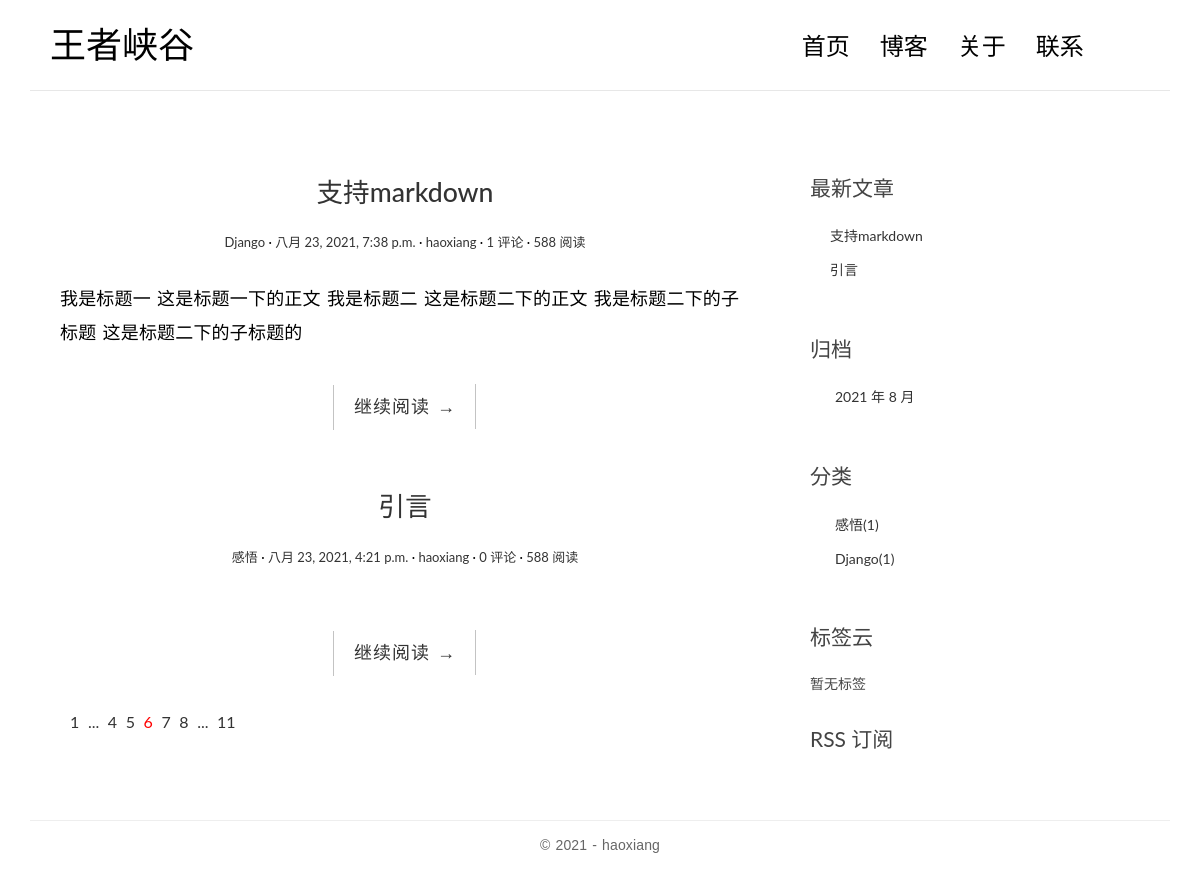
Screenshot of /blog/ with the database file from the repository.
### blog/models.py (models this page shows, shortened)
class Post(models.Model):
    title = models.CharField('标题', max_length=100)
    body = models.TextField('正文')
    created_time = models.DateTimeField('创建时间', default=timezone.now)
    modified_time = models.DateTimeField('修改时间')
    excerpt = models.CharField('摘要', max_length=200, blank=True)
    category = models.ForeignKey(Category, verbose_name='分类', on_delete=models.CASCADE)
    tags = models.ManyToManyField(Tag, verbose_name='标签', blank=True)
    author = models.ForeignKey(User, verbose_name='作者', on_delete=models.CASCADE)
    class Meta:
        verbose_name = '文章'
        verbose_name_plural = verbose_name
        ordering = ['-created_time']
    def get_absolute_url(self):
        return reverse('blog:detail', kwargs={'pk': self.pk})

class Category(models.Model):
    name = models.CharField('分类名', max_length=100)
    class Meta:
        verbose_name = '分类'
        verbose_name_plural = verbose_name

### blog/views.py (the view)
# urls.py: path('', views.index, name='index'),
def index(request):
    post_list = Post.objects.all()
    return render(request, 'blog/index.html', context={
        'post_list': post_list
    })

### blog/templatetags/blog_extras.py (called while the page is built)
@register.inclusion_tag('blog/inclusions/_recent_posts.html', takes_context=True)
def show_recent_posts(context, num=5):
    return {
        'recent_post_list': Post.objects.all()[:num]
    }

@register.inclusion_tag('blog/inclusions/_archives.html', takes_context=True)
def show_archives(context):
    return {
        'date_list': Post.objects.dates('created_time', 'month', order='DESC')
    }

@register.inclusion_tag('blog/inclusions/_categories.html', takes_context=True)
def show_categories(context):
    return {
        'category_list': Category.objects.all()
    }

@register.inclusion_tag('blog/inclusions/_tags.html', takes_context=True)
def show_tags(context):
    return{
        'tag_list': Tag.objects.all()
    }

### templates/blog/index.html
{% extends 'blog/base.html' %}
{% block main %}
    {% for post in post_list %}
        <article class="post post-{{ post.pk }}">
            <header class="entry-header">
                <h1 class="entry-title">
                    <a href="{{ post.get_absolute_url }}">{{ post.title }}</a>
                </h1>
                <div class="entry-meta">
                    <span class="post-category"><a
                            href="{% url 'blog:category' post.category.pk %}">{{ post.category.name }}</a></span>
                    <span class="post-date"><a
                            href="{% url 'blog:archive' post.created_time.year post.created_time.month %}"><time
                            class="entry-date"
                            datetime={{ post.created_time }}>{{ post.created_time }}</time></a></span>
                    <span class="post-author"><a href="#">{{ post.author }}</a></span>
                    <span class="comments-link"><a
                            href="{{ post.get_absolute_url }}#comment-area">{{ post.comment_set.count }} 评论</a></span>
                    <span class="views-count"><a href="{{ post.get_absolute_url }}">588 阅读</a></span>
                </div>
            </header>
            <div class="entry-content clearfix">
                <p>{{ post.excerpt }}</p>
                <div class="read-more cl-effect-14">
                    <a href="{{ post.get_absolute_url }}" class="more-link">继续阅读 <span class="meta-nav">→</span></a>
                </div>
            </div>
        </article>
    {% empty %}
        <div class="no-post">暂时还没有发布的文章！</div>
    {% endfor %}
    <div class="pagination">
        <ul>
            <li><a href="">1</a></li>
            <li><a href="">...</a></li>
            <li><a href="">4</a></li>
            <li><a href="">5</a></li>
            <li class="current"><a href="">6</a></li>
            <li><a href="">7</a></li>
            <li><a href="">8</a></li>
            <li><a href="">...</a></li>
            <li><a href="">11</a></li>
        </ul>
    </div>
{% endblock main %}

### templates/blog/inclusions/_recent_posts.html
<div class="widget widget-recent-posts">
    <h3 class="widget-title">最新文章</h3>
    <ul>
        {% for post in recent_post_list %}
            <li>
                <a href="{{ post.get_absolute_url }}">{{ post.title }}</a>
            </li>
        {% empty %}
            暂无文章
        {% endfor %}
    </ul>
</div>

### templates/blog/inclusions/_categories.html
<div class="widget widget-category">
    <h3 class="widget-title">分类</h3>
    <ul>
        {% for category in category_list %}
            <li>
                <a href="{% url 'blog:category' category.pk %}">{{ category.name }}<span class="post-count">({{ category.post_set.count }})</span></a>
            </li>
        {% empty %}
            暂无分类
        {% endfor %}
    </ul>
</div>

### blog/static/blog/css/custom.css (style rules this page uses)
* { outline: none; }
h1, h2, h3, h4, h5, h6 { margin-top: 0; }
a { color: #333; }
body { color: #444; font-family: 'Lato', sans-serif; }
p { font-family: 'Ubuntu', sans-serif; font-weight: 400; word-spacing: 1px; letter-spacing: 0.01em; }
.post { background: #fff; padding: 30px 30px 0; }
.entry-title { text-align: center; font-size: 1.9em; margin-bottom: 20px; line-height: 1.6; padding: 10px 20px 0; }
.entry-meta { text-align: center; color: #DDDDDD; font-size: 13px; margin-bottom: 30px; }
.entry-content { font-size: 18px; line-height: 1.9; font-weight: 300; color: #000; }
.post-category::after, .post-date::after, .post-author::after, .comments-link::after { content: ' ·'; color: #000; }
.read-more { font-family: 'Ubuntu', sans-serif; font-weight: 400; word-spacing: 1px; letter-spacing: 0.01em; text-align: center; margin-top: 20px; }
.cl-effect-14 a { padding: 0 20px; height: 45px; line-height: 45px; position: relative; display: inline-block; margin: 15px 25px; letter-spacing: 1px; font-weight: 400; text-shadow: 0 0 1px rgba(255, 255, 255, 0.3); }
.cl-effect-14 a::before, .cl-effect-14 a::after { position: absolute; width: 45px; height: 1px; background: #C3C3C3; content: ''; -webkit-transition: all 0.3s; -moz-transition: all 0.3s; transition: all 0.3s; pointer-events: none; }
.cl-effect-14 a::before { top: 0; left: 0; -webkit-transform: rotate(90deg); -moz-transform: rotate(90deg); transform: rotate(90deg); -webkit-transform-origin: 0 0; -moz-transform-origin: 0 0; transform-origin: 0 0; }
.cl-effect-14 a::after { right: 0; bottom: 0; -webkit-transform: rotate(90deg); -moz-transform: rotate(90deg); transform: rotate(90deg); -webkit-transform-origin: 100% 0; -moz-transform-origin: 100% 0; transform-origin: 100% 0; }
.widget { background: #fff; padding: 30px 0 0; }
.widget-title { font-size: 1.5em; margin-bottom: 20px; line-height: 1.6; padding: 10px 0 0; font-weight: 400; }
.widget-recent-posts ul { padding: 0; margin: 0; padding-left: 20px; }
.widget-recent-posts ul li { list-style-type: none; position: relative; line-height: 170%; margin-bottom: 10px; }
.widget-recent-posts ul li::before { content: '\f3d3'; font-family: "Ionicons"; position: absolute; left: -17px; top: 3px; font-size: 16px; color: #000; }
.widget-category ul { padding: 0; margin: 0; padding-left: 25px; }
.widget-category ul li { list-style-type: none; position: relative; line-height: 170%; margin-bottom: 10px; }
.widget-category ul li::before { content: '\f3fe'; font-family: "Ionicons"; position: absolute; left: -25px; top: 1px; font-size: 18px; color: #000; }
.pagination ul { list-style: none; }
.pagination ul li { display: inline-block; font-size: 16px; margin-right: 5px; }
.current a { color: red; }

### rows the page displays
Post: title "支持markdown", category.name "Django", created_time "八月 23, 2021, 7:38 p.m.", author "haoxiang", comment_set.count "1", excerpt "我是标题一 这是标题一下的正文 我是标题二 这是标题二下的正文 我是标题二下的子标题 这是标题二下的子标题的"
Post: title "引言", category.name "感悟", created_time "八月 23, 2021, 4:21 p.m.", author "haoxiang", comment_set.count "0"
Category: name "感悟", post_set.count "1"
Category: name "Django", post_set.count "1"

### other values shown
{{ date.year }} "2021"
{{ date.month }} "8"
